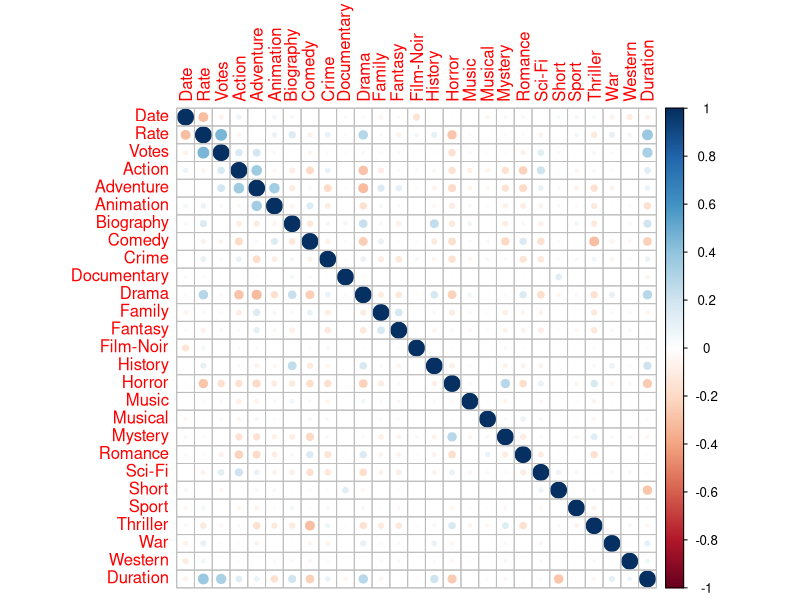

The R source for this figure: (Note: this script raises an error after producing the figure.)
library(tidyverse)
library(lubridate)
library(corrplot)

# Importing the dataset
imdb <- read_csv("imdb.csv", 
                 col_types = cols(Date = col_date(format = "%Y"), 
                                  Rate = col_number(), 
                                  Votes = col_number(), 
                                  Duration = col_number()))

# Viewing the data prior to cleaning 
View(imdb)

released_movies <- imdb[-c(1,2,6,31)]
released_movies$Date <- year(released_movies$Date)

# Filtering for unique released movies (numeric)
released_movies_numeric <- released_movies %>% 
  filter(Date < '2022') %>%
  drop_na() %>%
  unique()

# Filtering for unique released movies (factor)
released_movies_factors <- released_movies %>% 
  filter(Date < '2022') %>%
  drop_na() %>%
  unique()

# Converting datatypes
released_movies_factors$Date <- year(released_movies_factors$Date)
released_movies_factors$Certificate <- as.factor(released_movies_factors$Certificate)
released_movies_factors$Nudity <- as.factor(released_movies_factors$Nudity)
released_movies_factors$Violence <- as.factor(released_movies_factors$Violence)
released_movies_factors$Profanity <- as.factor(released_movies_factors$Profanity)
released_movies_factors$Alcohol <- as.factor(released_movies_factors$Alcohol)
released_movies_factors$Frightening <- as.factor(released_movies_factors$Frightening)
released_movies_factors$Action <- as.factor(released_movies_factors$Action)
released_movies_factors$Adventure <- as.factor(released_movies_factors$Adventure)
released_movies_factors$Animation <- as.factor(released_movies_factors$Animation)
released_movies_factors$Biography <- as.factor(released_movies_factors$Biography)
released_movies_factors$Comedy <- as.factor(released_movies_factors$Comedy)
released_movies_factors$Crime <- as.factor(released_movies_factors$Crime)
released_movies_factors$Documentary <- as.factor(released_movies_factors$Documentary)
released_movies_factors$Drama <- as.factor(released_movies_factors$Drama)
released_movies_factors$Family <- as.factor(released_movies_factors$Family)
released_movies_factors$Fantasy <- as.factor(released_movies_factors$Fantasy)
released_movies_factors$`Film-Noir` <- as.factor(released_movies_factors$`Film-Noir`)
released_movies_factors$History <- as.factor(released_movies_factors$History)
released_movies_factors$Horror <- as.factor(released_movies_factors$Horror)
released_movies_factors$Music <- as.factor(released_movies_factors$Music)
released_movies_factors$Musical <- as.factor(released_movies_factors$Musical)
released_movies_factors$Mystery <- as.factor(released_movies_factors$Mystery)
released_movies_factors$Romance <- as.factor(released_movies_factors$Romance)
released_movies_factors$`Sci-Fi` <- as.factor(released_movies_factors$`Sci-Fi`)
released_movies_factors$Short <- as.factor(released_movies_factors$Short)
released_movies_factors$Sport <- as.factor(released_movies_factors$Sport)
released_movies_factors$Thriller <- as.factor(released_movies_factors$Thriller)
released_movies_factors$War <- as.factor(released_movies_factors$War)
released_movies_factors$Western <- as.factor(released_movies_factors$Western)

summary(released_movies_factors)

released_movies_numeric2 <- released_movies %>% 
  select(-c(Certificate, Nudity, Violence, Profanity, Frightening, Alcohol)) %>% 
  drop_na() 

corrplot(cor(released_movies_numeric2))

# Null regression with 
lm.null <- lm(Rate ~ 1, data = released_movies_numeric)

lm.reduced <- lm(Rate ~ Date + Duration + Certificate, data = released_movies_numeric)

lm.AIC <- lm(formula = Rate ~ Date + Action + Adventure + Animation + 
               Biography + Documentary + Drama + Family + Fantasy + Horror + 
               Romance + `Sci-Fi` + Short + Thriller + Duration + Certificate + 
               Nudity + Violence + Frightening, data = released_movies_numeric)
lm.full <- lm(Rate~. -Votes, data = released_movies_numeric)

step(lm.full, scope=list(lower=lm.null, upper=lm.full), direction="backward", test="F")



lm.AIC <- lm(formula = Rate ~ Date + Action + Adventure + Animation + 
     Biography + Documentary + Drama + Family + Fantasy + Horror + 
     Romance + `Sci-Fi` + Short + Thriller + Duration + Certificate + 
     Nudity + Violence + Frightening, data = released_movies_numeric)

anova(lm.null, lm.reduced, lm.AIC, lm.full)

summary(lm.AIC)

summary(lm.test)

qqnorm(released_movies_numeric$Rate, pch = 1, frame = FALSE)
qqline(released_movies_numeric$Rate, col = "steelblue", lwd = 2)
plot(lm.test, which=1)

lm(Rate ~ Date + Duration + Certificate, data = released_movies_factors)










